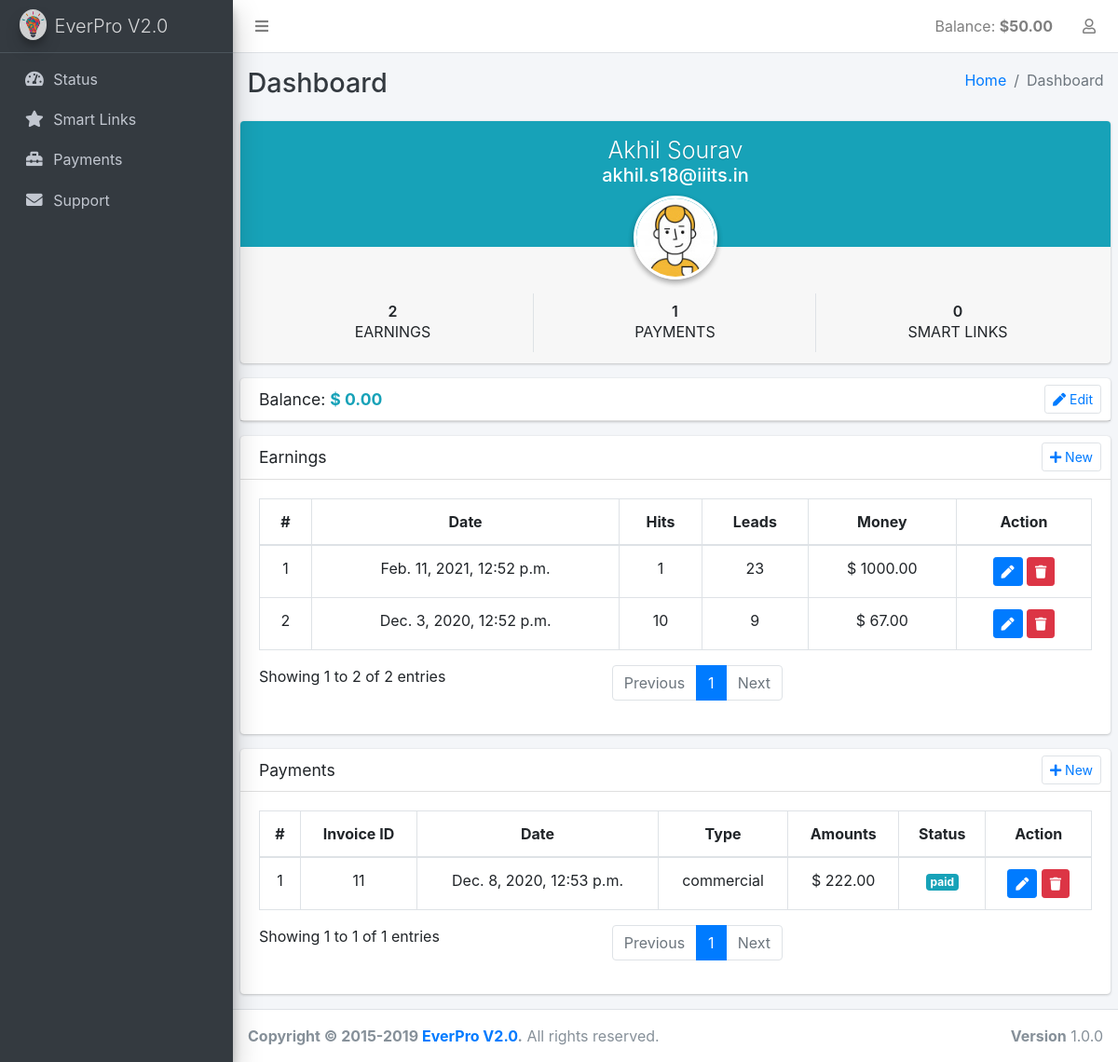
Screenshot of /dashboard/user/1/ (signed in) with the database file from the repository.
### profiles/models.py (models this page shows, shortened)
class User(AbstractBaseUser):
    email = models.EmailField(_('email address'), unique=True)
    is_staff = models.BooleanField(
        _('staff status'),
        default=False,
        help_text=_('Designates whether the user can log into this admin site.')
    )
    is_active = models.BooleanField(
        _('active'),
        default=False,
        help_text=_('Designates whether this user should be treated as active. '
                    'Unselect this instead of deleting accounts.')
    )
    is_superuser = models.BooleanField(
        _('Is superuser?'),
        default=False,
        help_text=_('Designates that this user has all permissions without explicitly assigning them.')
    )
    date_joined = models.DateTimeField(_('date joined'), default=timezone.now)
    first_name = models.CharField(_('first name'), max_length=30, blank=True)
    last_name = models.CharField(_('last name'), max_length=30, blank=True)
    USERNAME_FIELD = 'email'
    objects = UserManager()
    class Meta:
        verbose_name = _('user')
        verbose_name_plural = _('users')
        ordering = ['-id']
    def get_full_name(self):
        return u"{0} {1}".format(self.first_name, self.last_name).strip() or self.email
    def get_balance(self):
        if Balance.objects.filter(customer=self).count() == 0:
            Balance.objects.create(customer=self, balance=Decimal('0.00'))
        return Balance.objects.filter(customer=self).aggregate(Sum('balance'))['balance__sum']

### dashboard/models.py (models this page shows)
class Earnings(models.Model):
    customer = models.ForeignKey(settings.AUTH_USER_MODEL, on_delete=models.CASCADE, related_name='earnings')
    earning_date = models.DateTimeField(_('Date'))
    hits = models.IntegerField(_('Hits'), default=0)
    leads = models.IntegerField(_('Leads'), default=0)
    money = models.DecimalField(_('Money'), max_digits=6, decimal_places=2)
    class Meta:
        ordering = ('-earning_date',)

class Payments(models.Model):
    TYPE_CHOICES = [
        ('regular', 'Regular'),
        ('commercial', 'Commercial'),
        ('progress', 'Progress'),
    ]
    STATUS_CHOICES = [
        ('paid', 'Paid'),
        ('unpaid', 'Unpaid'),
    ]
    customer = models.ForeignKey(settings.AUTH_USER_MODEL, on_delete=models.CASCADE, related_name='payments')
    payment_date = models.DateTimeField(_('Date'))
    invoice_id = models.IntegerField(_('Invoice ID'))
    type = models.CharField(max_length=32, choices=TYPE_CHOICES, null=True, default=TYPE_CHOICES[0][0])
    amount = models.DecimalField(_('Amount'), max_digits=6, decimal_places=2)
    status = models.CharField(max_length=16, choices=STATUS_CHOICES, null=True, default=STATUS_CHOICES[0][0])
    class Meta:
        ordering = ('-payment_date',)

### dashboard/views.py (the view)
# urls.py: path('user/<int:pk>/', UserDetailView.as_view(), name='user-detail'),
class UserDetailView(LoginRequiredMixin, ListView):
    template_name = 'dashboard/user-detail.html'
    model = Earnings
    context_object_name = 'earnings'
    def get_context_data(self, **kwargs):
        context = super(UserDetailView, self).get_context_data(**kwargs)
        customer = User.objects.get(pk=self.kwargs.get('pk'))
        context['customer'] = customer
        context['payments'] = Payments.objects.filter(customer=customer)
        context['smart_links'] = SmartLinks.objects.filter(customer=customer)
        return context
    def get_queryset(self):
        customer = User.objects.get(pk=self.kwargs.get('pk'))
        return Earnings.objects.filter(customer=customer)

### common/mixins.py (called while the page is built)
    @method_decorator(login_required)
    def dispatch(self, request, *args, **kwargs):
        return super(LoginRequiredMixin, self).dispatch(request, *args, **kwargs)

### templates/dashboard/user-detail.html (shortened to what this page needs)
{% extends "dashboard/include/layout.html" %}
{% load static %}
{% block sidebar %}
{% include "dashboard/include/sidebar.html" with active='Dashboard' %}
{% endblock %}
{% block content-header %}
  {% include "dashboard/include/content-header.html" with header='Dashboard' %}
{% endblock %}
{% block content %}
  {% if customer %}
    <div class="row">
      <div class="card card-widget widget-user" style="width: 100%;">
        <div class="widget-user-header bg-info">
          <h3 class="widget-user-username">{{ customer.get_full_name|default:"No Name" }}</h3>
          <h5 class="widget-user-desc">{{ customer.email }}</h5>
        </div>
        <div class="widget-user-image">
          <img class="img-circle elevation-2" src="{% static 'img/user-pic-default.png' %}" alt="User Avatar">
        </div>
        <div class="card-footer">
          <div class="row">
            <div class="col-sm-4 border-right">
              <div class="description-block">
                <h5 class="description-header">{% if earnings %}{{ earnings|length }}{% else %}0{% endif %}</h5>
                <span class="description-text">Earnings</span>
              </div>
            </div>
            <div class="col-sm-4 border-right">
              <div class="description-block">
                <h5 class="description-header">{% if payments %}{{ payments|length }}{% else %}0{% endif %}</h5>
                <span class="description-text">Payments</span>
              </div>
            </div>
            <div class="col-sm-4">
              <div class="description-block">
                <h5 class="description-header">{% if smart_links %}{{ smart_links|length }}{% else %}0{% endif %}</h5>
                <span class="description-text">Smart Links</span>
              </div>
            </div>
          </div>
        </div>
      </div>
    </div>
    <div class="row">
      <div class="card" style="width: 100%;">
        <div class="card-header">
          <h3 class="card-title">Balance: <strong class="text-info">$ {{ customer.get_balance|default:'0'|floatformat:2 }}</strong></h3>
          <div class="card-tools">
            <ul class="pagination pagination-sm float-right">
              <li class="page-item">
                <a class="update-balance page-link" href="#" data-id="{% url 'dashboard:update-balance' customer.balance.pk customer.pk %}">
                  <i class="fa fa-pen"></i> Edit
                </a>
              </li>
            </ul>
          </div>
        </div>
      </div>
    </div>
    <div class="row">
      <div class="card" style="width: 100%;">
        <div class="card-header">
          <h3 class="card-title">Earnings</h3>
          <div class="card-tools">
            <ul class="pagination pagination-sm float-right">
              <li class="page-item">
                <a class="create-earnings page-link" href="#">
                  <i class="fa fa-plus"></i> New
                </a>
              </li>
            </ul>
          </div>
        </div>
        <div class="card-body">
          <div class="dataTables_wrapper dt-bootstrap4">
            <table id="earnings-table" class="table table-bordered table-hover">
              <thead>
              <tr>
                <th class="text-center" scope="col">#</th>
                <th class="text-center" scope="col">Date</th>
                <th class="text-center" scope="col">Hits</th>
                <th class="text-center" scope="col">Leads</th>
                <th class="text-center" scope="col">Money</th>
                <th class="text-center" scope="col">Action</th>
              </tr>
              </thead>
              <tbody>
              {% for earning in earnings %}
                <tr>
                  <td class="text-center" scope="row">{{ forloop.counter }}</td>
                  <td class="text-center">{{ earning.earning_date }}</td>
                  <td class="text-center">{{ earning.hits }}</td>
                  <td class="text-center">{{ earning.leads }}</td>
                  <td class="text-center">$ {{ earning.money }}</td>
                  <td class="text-center">
                    <button type="button" class="update-earnings btn btn-sm btn-primary" data-id="{% url 'dashboard:update-earning' earning.pk customer.pk %}">
                      <span class="fa fa-pen"></span>
                    </button>
                    <button type="button" class="delete-earnings btn btn-sm btn-danger" data-id="{% url 'dashboard:delete-earning' earning.pk customer.pk %}">
                      <span class="fa fa-trash"></span>
                    </button>
                  </td>
                </tr>
              {% endfor %}
              </tbody>
            </table>
          </div>
        </div>
      </div>
    </div>
    <div class="row">
      <div class="card" style="width: 100%;">
        <div class="card-header">
          <h3 class="card-title">Payments</h3>
          <div class="card-tools">
            <ul class="pagination pagination-sm float-right">
              <li class="page-item">
                <a class="create-payments page-link" href="#">
                  <i class="fa fa-plus"></i> New
                </a>
              </li>
            </ul>
          </div>
        </div>
        <div class="card-body">
          <div class="dataTables_wrapper dt-bootstrap4">
            <table id="payments-table" class="table table-bordered table-hover">
              <thead>
              <tr>
                <th class="text-center" scope="col">#</th>
                <th class="text-center" scope="col">Invoice ID</th>
                <th class="text-center" scope="col">Date</th>
                <th class="text-center" scope="col">Type</th>
                <th class="text-center" scope="col">Amounts</th>
                <th class="text-center" scope="col">Status</th>
                <th class="text-center" scope="col">Action</th>
              </tr>
              </thead>
              <tbody>
              {% for payment in payments %}
                <tr>
                  <td class="text-center" scope="row">{{ forloop.counter }}</td>
                  <td class="text-center">{{ payment.invoice_id }}</td>
                  <td class="text-center">{{ payment.payment_date }}</td>
                  <td class="text-center">{{ payment.type }}</td>
                  <td class="text-center">$ {{ payment.amount }}</td>
                  <td class="text-center">
                    <span class="badge {% if payment.status == 'paid' %}badge-info{% else %}badge-danger{% endif %}">{{ payment.status }}</span>
                  </td>
                  <td class="text-center">
                    <button type="button" class="update-payments btn btn-sm btn-primary" data-id="{% url 'dashboard:update-payment' payment.pk customer.pk %}">
                      <span class="fa fa-pen"></span>
                    </button>
                    <button type="button" class="delete-payments btn btn-sm btn-danger" data-id="{% url 'dashboard:delete-payment' payment.pk customer.pk %}">
                      <span class="fa fa-trash"></span>
                    </button>
                  </td>
                </tr>
              {% endfor %}
              </tbody>
            </table>
          </div>
        </div>
      </div>
    </div>
  {% endif %}
{% endblock content %}

### templates/dashboard/include/layout.html (shortened to what this page needs)
{% load i18n static %}
<!DOCTYPE html>
<html>
<head>
  <link href="{% static 'plugins/fontawesome-free/css/all.min.css' %}" rel="stylesheet" type="text/css" />
  <link href="{% static 'plugins/tempusdominus-bootstrap-4/css/tempusdominus-bootstrap-4.min.css' %}" rel="stylesheet" type="text/css" />
  <link href="{% static 'plugins/icheck-bootstrap/icheck-bootstrap.min.css' %}" rel="stylesheet" type="text/css" />
  <link href="{% static 'plugins/adminlte/css/adminlte.min.css' %}" rel="stylesheet" type="text/css" />
  <link href="{% static 'plugins/overlayScrollbars/css/OverlayScrollbars.min.css' %}" rel="stylesheet" type="text/css" />
</head>
{% load i18n %}
<body class="hold-transition sidebar-mini layout-fixed">
  <div class="wrapper">
    <nav class="main-header navbar navbar-expand navbar-light navbar-white">
      <ul class="navbar-nav">
        <li class="nav-item">
          <a class="nav-link" data-widget="pushmenu" href="#"><i class="fas fa-bars"></i> </a>
        </li>
      </ul>
      <ul class="navbar-nav ml-auto">
        <li class="nav-item">
          <span class="nav-link">Balance: <strong>${{ user.get_balance|default:'0'|floatformat:2 }}</strong></span>
        </li>
        <li class="nav-item dropdown">
          <a class="nav-link" data-toggle="dropdown" href="#">
            <i class="far fa-user"></i>
          </a>
        </li>
      </ul>
    </nav>
    <aside class="main-sidebar sidebar-dark-primary elevation-4">
      <a href="#" class="brand-link">
        <img src="{% static 'img/logo.png' %}" alt="Logo" class="brand-image img-circle elevation-3"
             style="opacity: .8">
        <span class="brand-text font-weight-light">EverPro V2.0</span>
      </a>
      {% block sidebar %}
      {% endblock %}
    </aside>
    <div class="content-wrapper">
      {%  block content-header %}
      {% endblock %}
      <section class="content">
        <div class="container-fluid">
          {% block content %}
          {% endblock %}
        </div>
      </section>
    </div>
    <footer class="main-footer">
      <div class="float-right d-none d-sm-inline">
        <b>Version</b> 1.0.0
      </div>
      <strong>Copyright &copy; 2015-2019 <a href="/">EverPro V2.0</a>.</strong>
      All rights reserved.
    </footer>
  </div>
</body>
</html>

### templates/dashboard/include/sidebar.html
<div class="sidebar">
  <nav class="mt-2">
    <ul class="nav nav-pills nav-sidebar flex-column" data-widget="treeview" role="menu" data-accordion="false">
    {% if user.is_superuser %}
      <li class="nav-item">
        <a href="{% url 'dashboard:dashboard' %}" class="nav-link{% if active == 'Dashboard' %} active{% endif %}">
          <i class="nav-icon fas fa-tachometer-alt"></i>
          <p>Dashboard</p>
        </a>
      </li>
      <li class="nav-item">
        <a href="{% url 'dashboard:offers' %}" class="nav-link{% if active == 'Offers' %} active{% endif %}">
          <i class="nav-icon fas fa-flag"></i>
          <p>Offers</p>
        </a>
      </li>
      <li class="nav-item">
        <a href="{% url 'dashboard:affiliates' %}" class="nav-link{% if active == 'Affiliates' %} active{% endif %}">
          <i class="nav-icon fas fa-user"></i>
          <p>Affiliates</p>
        </a>
      </li>
      <li class="nav-item">
        <a href="{% url 'dashboard:support-manager' %}" class="nav-link{% if active == 'Support' %} active{% endif %}">
          <i class="nav-icon fas fa-envelope"></i>
          <p>Support</p>
        </a>
      </li>
    {% else %}
      <li class="nav-item">
        <a href="{% url 'dashboard:status' %}" class="nav-link{% if active == 'Status' %} active{% endif %}">
          <i class="nav-icon fas fa-tachometer-alt"></i>
          <p>Status</p>
        </a>
      </li>
      <li class="nav-item">
        <a href="{% url 'dashboard:smart-links' %}" class="nav-link{% if active == 'Smart Links' %} active{% endif %}">
          <i class="nav-icon fas fa-star"></i>
          <p>Smart Links</p>
        </a>
      </li>
      <li class="nav-item">
        <a href="{% url 'dashboard:payments' %}" class="nav-link{% if active == 'Payments' %} active{% endif %}">
          <i class="nav-icon fas fa-toolbox"></i>
          <p>Payments</p>
        </a>
      </li>
      <li class="nav-item">
        <a href="{% url 'dashboard:support' %}" class="nav-link{% if active == 'Support' %} active{% endif %}">
          <i class="nav-icon fas fa-envelope"></i>
          <p>Support</p>
        </a>
      </li>
    {% endif %}
    </ul>
  </nav>
</div>

### templates/dashboard/include/content-header.html
<div class="content-header">
  <div class="container-fluid">
    <div class="row mb-2">
      <div class="col-sm-6">
        <h1 class="m-0 text-dark">{{ header }}</h1>
      </div>
      <div class="col-sm-6">
        <ol class="breadcrumb float-sm-right">
          <li class="breadcrumb-item"><a href="/">Home</a></li>
          <li class="breadcrumb-item active">{{ header }}</li>
        </ol>
      </div>
    </div>
  </div>
</div>

### rows the page displays
User: get_balance "50.00"
User: get_full_name "Akhil Sourav", email "akhil.s18@iiits.in", get_balance "0.00"
Earnings: earning_date "Feb. 11, 2021, 12:52 p.m.", hits "1", leads "23", money "1000.00"
Earnings: earning_date "Dec. 3, 2020, 12:52 p.m.", hits "10", leads "9", money "67.00"
Payments: invoice_id "11", payment_date "Dec. 8, 2020, 12:53 p.m.", type "commercial", amount "222.00", status "paid"

### other values shown
{{ header }} "Dashboard"
{{ earnings|length }} "2"
{{ payments|length }} "1"
